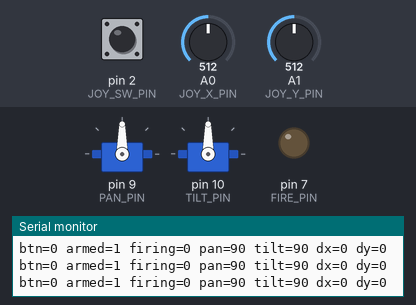
Simulated run of this program. Board: Arduino Nano, built with avr-gcc and run on an emulated ATmega328P. Shown: 2 × servo, output pins drawn as LEDs (lit = HIGH), the last lines printed to the serial monitor. The test bench sets the inputs (shaded band); at power-on: A0 (JOY_X_PIN) = 512, A1 (JOY_Y_PIN) = 512, pin 2 (JOY_SW_PIN) HIGH. EEPROM starts erased.

Above: at 1.4 s.
1.5 s: A0 (JOY_X_PIN) set to 593
4.5 s: A0 (JOY_X_PIN) set to 628
At 6.5 s:
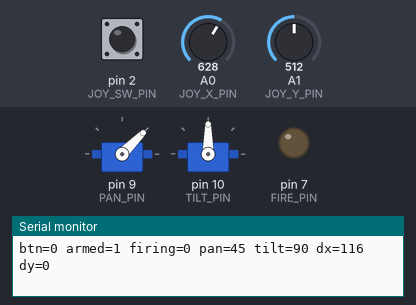
6.9 s: A1 (JOY_Y_PIN) set to 593
8.5 s: A1 (JOY_Y_PIN) set to 622
At 10.6 s:
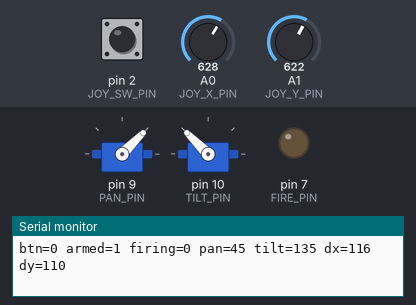
10.9 s: pin 2 (JOY_SW_PIN) pulled LOW for 0.15 s
At 12.0 s:
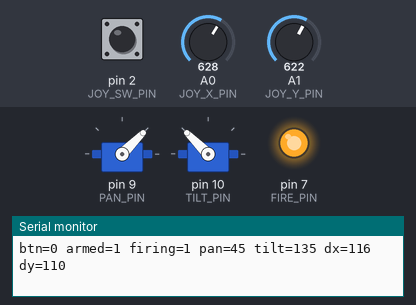
14.0 s: A0 (JOY_X_PIN) set to 431
15.5 s: A0 (JOY_X_PIN) set to 412
At 18.6 s:
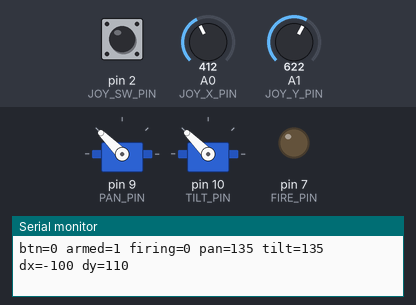
Timing chart, 0 to 19.5 s (numbered marks = the images above; inputs shaded):
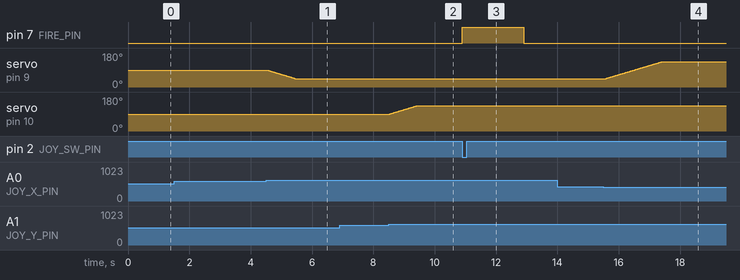

The program:

main.cpp
```cpp
#include <Arduino.h>
#include <Servo.h>
#include <EEPROM.h>

#define JOY_X_PIN  A0
#define JOY_Y_PIN  A1
#define JOY_SW_PIN 2
#define PAN_PIN    9
#define TILT_PIN   10
#define FIRE_PIN   7

#define DEADZONE      50
#define SPEED_DIVISOR 100
#define PAN_MIN       45
#define PAN_MAX       135
#define TILT_MIN      45
#define TILT_MAX      135
#define FIRE_MS       2000

Servo pan, tilt;
int panAngle  = 90;
int tiltAngle = 90;
int centerX, centerY;
unsigned long fireStartMs = 0;

static void servoAttach() {
    pan.attach(PAN_PIN,   500, 2500);
    tilt.attach(TILT_PIN, 500, 2500);
    pan.write(panAngle);
    tilt.write(tiltAngle);
}

static void servoDetach() {
    pan.detach();
    tilt.detach();
    // Drive signal lines LOW so they don't float and pick up pump EMI
    pinMode(PAN_PIN,  OUTPUT); digitalWrite(PAN_PIN,  LOW);
    pinMode(TILT_PIN, OUTPUT); digitalWrite(TILT_PIN, LOW);
}

void setup() {
    Serial.begin(115200);
    pinMode(JOY_SW_PIN, INPUT_PULLUP);
    pinMode(FIRE_PIN, OUTPUT);
    digitalWrite(FIRE_PIN, LOW);

    uint8_t boots = EEPROM.read(0) + 1;
    EEPROM.write(0, boots);

    delay(200);
    centerX = analogRead(JOY_X_PIN);
    centerY = analogRead(JOY_Y_PIN);

    servoAttach();

    Serial.println(F("GreenBrain | Pan/Tilt"));
    Serial.print(F("Boot #")); Serial.print(boots);
    Serial.print(F(" Center X:")); Serial.print(centerX);
    Serial.print(F(" Y:"));        Serial.println(centerY);
}

void loop() {
    int rawX = analogRead(JOY_X_PIN);
    int rawY = analogRead(JOY_Y_PIN);
    bool btn = !digitalRead(JOY_SW_PIN);
    unsigned long now = millis();

    static bool armed = false;
    if (!btn) armed = true;
    bool btnPress = btn && armed;

    bool currentlyFiring = fireStartMs != 0;

    // IIR filter — freeze during firing to ignore pump motor rail noise
    static float filtX = 512, filtY = 512;
    if (!currentlyFiring) {
        filtX = (rawX + filtX) / 2.0f;
        filtY = (rawY + filtY) / 2.0f;
    }

    int dx = (int)filtX - centerX;
    int dy = (int)filtY - centerY;

    if (btnPress && !currentlyFiring) {
        armed = false;
        if (!pan.attached()) servoAttach();  // re-attach if idle, then hold position
        digitalWrite(FIRE_PIN, HIGH);
        fireStartMs = now ? now : 1;
    } else if (currentlyFiring && now - fireStartMs >= FIRE_MS) {
        digitalWrite(FIRE_PIN, LOW);
        fireStartMs = 0;
        servoDetach();
    }
    bool firing = fireStartMs != 0;

    // Move only when not firing and joystick outside deadzone
    if (!firing && !btn) {
        if (abs(dx) > DEADZONE) {
            int newPan = constrain(panAngle - dx / SPEED_DIVISOR, PAN_MIN, PAN_MAX);
            if (newPan != panAngle) {
                panAngle = newPan;
                if (!pan.attached()) servoAttach();
                pan.write(panAngle);
            }
        }
        if (abs(dy) > DEADZONE) {
            int newTilt = constrain(tiltAngle + dy / SPEED_DIVISOR, TILT_MIN, TILT_MAX);
            if (newTilt != tiltAngle) {
                tiltAngle = newTilt;
                if (!tilt.attached()) servoAttach();
                tilt.write(tiltAngle);
            }
        }
    }

    static unsigned long lastPrintMs = 0;
    if (now - lastPrintMs >= 100) {
        lastPrintMs = now;
        Serial.print(F("btn="));    Serial.print(btn    ? F("1") : F("0"));
        Serial.print(F(" armed="));  Serial.print(armed  ? F("1") : F("0"));
        Serial.print(F(" firing=")); Serial.print(firing ? F("1") : F("0"));
        Serial.print(F(" pan="));   Serial.print(panAngle);
        Serial.print(F(" tilt="));  Serial.print(tiltAngle);
        Serial.print(F(" dx="));    Serial.print(dx);
        Serial.print(F(" dy="));    Serial.println(dy);
    }

    delay(20);
}
```

Measured:
- the behaviour switches between 611 and 612 on A0 (JOY_X_PIN) (found by bisection; images 0 and 1)
- the behaviour switches between 611 and 612 on A1 (JOY_Y_PIN) (found by bisection; images 1 and 2)
- the behaviour switches between 413 and 412 on A0 (JOY_X_PIN) (found by bisection; images 3 and 4)
- after the input at 4.5 s, servo on pin 9 (PAN_PIN): moves from 90° to 45° over 0.90 s, starting at once
- after the input at 8.5 s, servo on pin 10 (TILT_PIN): moves from 90° to 135° over 0.91 s, starting at once
- after the input at 10.9 s, pin 7 (FIRE_PIN): LOW → HIGH at once, → LOW 2.0 s later
- after the input at 15.5 s, servo on pin 9 (PAN_PIN): moves from 45° to 135° over 1.8 s, starting after 0.09 s
